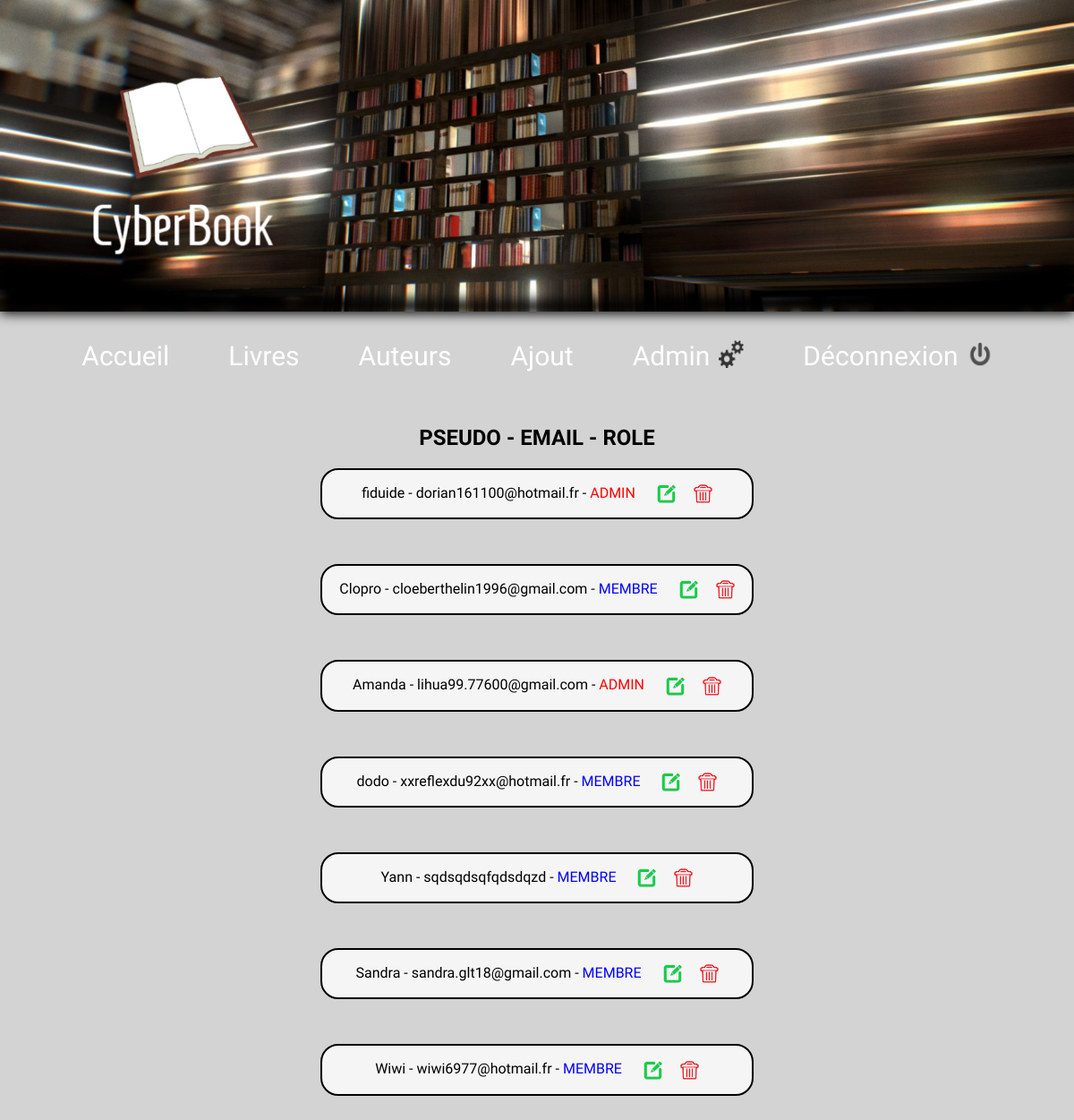
The page /modifCompte.php (signed in) on the database as committed earlier.
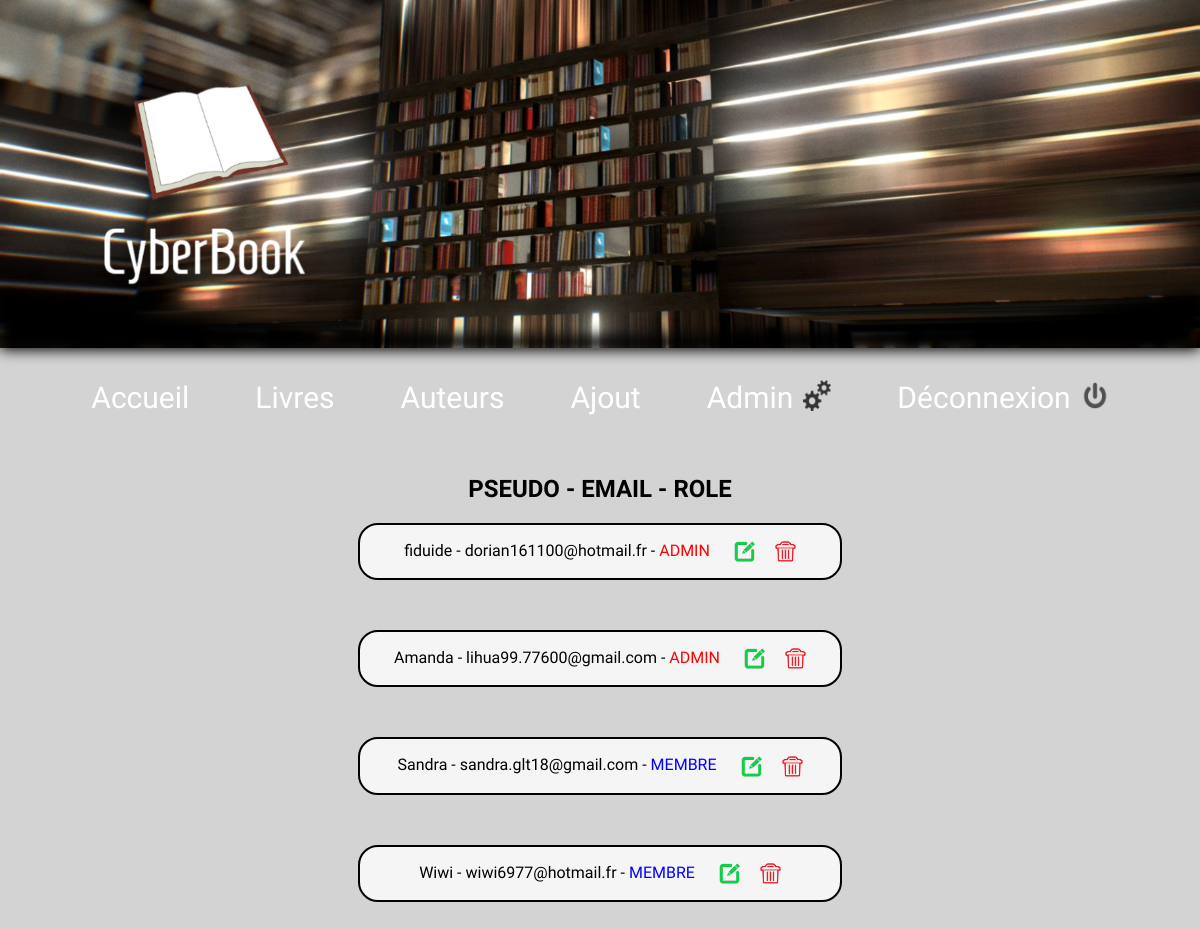
The same page on the database as committed later.
### tables this page shows
CREATE TABLE IF NOT EXISTS `visiteurs` (
  `ID` int(11) NOT NULL AUTO_INCREMENT,
  `pseudo` varchar(100) NOT NULL,
  `email` varchar(255) NOT NULL,
  `mdp` varchar(25) NOT NULL,
  `rôle` varchar(10) NOT NULL,
  PRIMARY KEY (`ID`)
);

### src/modifCompte.php (the view, shortened to what this page needs)
<?php
if(empty($_SESSION['group'])){
    $_SESSION['group'] = 'visiteur';
}else{
    if($_SESSION['group'] != 'admin'){
        echo '<h1 style="text-align:center; color: red;">Vous devez être connecté en tant qu\'administrateur pour accéder à cette page</h1>';
    }else{
?>
<!DOCTYPE html>
<html lang="fr">
<head>
    <link rel="stylesheet" type="text/css" href="css/style_gestionCompte.css">
    <link rel="stylesheet" type="text/css" href="css/style_modifCompte.css">
</head>
<header>
    <?php include "bdd.php";
    include "header.php";    ?>
</header>
<body>
<br>
<br>
<br>
    <?php
        $visiteurs = $bdd->query('SELECT * FROM visiteurs');
    ?>
    <section class="contener">
        <h1>PSEUDO - EMAIL - ROLE</h1>
        <?php
        foreach($visiteurs as $visiteur){
            echo "<section class='compte';><p style='text-align:center'>".$visiteur['pseudo']."";
            echo " - " .$visiteur['email']." - ";
            if($visiteur['rôle'] == "admin"){
            echo "<span style='color: red; text-transform : uppercase;'>".$visiteur['rôle']."</span>";
            }else{
                echo "<span style='color: blue; text-transform : uppercase; '>".$visiteur['rôle']."</span>";
            }
            ?>
                <a href="ModifCompteID.php?ID=<?= ($visiteur['ID']) ?>"><img class="imgMo" src="img/modif.png"></a><a href="delCompte.php?ID=<?= ($visiteur['ID']) ?>" onclick="return verifDelCompte();"><img class="imgMo" src="img/supp.png"></a></p></section>
        <?php
        }
        ?>
    </section>
</body>
</html>
<?php
}
}
?>

### src/header.php (shortened to what this page needs)
   <header style="margin-bottom: 10px;">
	<div class="header">
		<img class="logo" src="img/logo.png" >
		<div class="header_mask">
			<svg width="100%" height="100%" viewBox="0 0 100 100" preserveAspectRatio="none">
				<path d="M0 100 L 0 0 C 25 100 75 100 100 0 L 100 100" fill="black" ></path>
			</svg>
		</div>
		<nav class="menu">
			<ul>
				<li><a href="index.php">Accueil</a></li>
				<li><a href="ListeL.php">Livres</a></li>
				<li><a href="Auteur.php">Auteurs</a></li>
				<?php
				if( !empty($_SESSION['group']) && $_SESSION['group'] == "admin" ){
				?>
					<li><a href="#">Ajout</a>
					</li>
					<li><a href="admin.php"><img class="img_menu" src="img/engrenage.png"/>Admin</a></li>
					<li><a href="deco.php">Déconnexion<img class="img_menu2" src="img/deco.png"/></a></li>
				<?php
				}else if(!empty($_SESSION['group']) &&  $_SESSION['group'] == "membre" ){
					?>
					<li><a href="#">Ajout</a>
						<ul class="submenu">
							<li><a href="AjoutL.php">Livre</a></li>
							<li><a href="AjoutA.php">Auteur</a></li>
							<li><a href="Ajout_G.php">Genre</a></li>
							<li><a href="Ajout_Edi.php">Editeur</a></li>
							<li><a href="Ajout_Langue.php">Langue</a></li>
						</ul>
					</li>
					<li><a href="user_Compte.php">Mon compte</a>
						<ul class="submenu">
								<li><a href="panier_M.php">Panier de réservation</a></li>
								<li><a href="reservation.php">Mes réservation</a></li>
						</ul>
					</li>
					<li><a href="deco.php">Déconnexion<img class="img_menu2" src="img/deco.png"/></a></li>
				<?php
					}else{
						?>
						<li><a href="connexion.php" title="Pour ajouter de nouveau livre vous devez être connecté">Connexion</a></li>
						<?php
					}
				 ?>
			</ul>
		</nav>
	</div>
</header>
<br>
<br>

### src/css/style_gestionCompte.css (style rules this page uses)
.compte { border: solid 2px; background-color: whitesmoke; width: 30em; margin:auto; margin-bottom: 50px; border-radius: 20px 20px 20px 20px; }
.contener { text-align:center; display: flex; flex-direction: column; }
a { text-decoration: none; }

### src/css/style_modifCompte.css (style rules this page uses)
.imgMo { vertical-align: middle; width: 21px; height: 21px; margin-left: 20px; }

### src/header.php (style rules this page uses)
.header { height: 350px; width: 100%; position: relative; }
.logo { width: 100%; height:99.5%; position: relative; }
.header_mask { position: absolute; bottom: 0; background: 0 0; height: 60px; width: 100%; -webkit-filter: blur(7px); }
nav { width: 100%; display: inline-flex; }
nav > ul { margin: auto; padding: 5px; }
nav > ul::after { content: ""; display: block; clear: both; }
nav > ul > li { float: left; position: relative; }
nav > ul > li > a { padding: 20px 30px; color: #FFF; font-size: 30px; }
nav li { list-style: none; margin: 3px; }
nav a { display: inline-block; text-decoration: none; }
.img_menu { float: right; width: 28px; height: 31px; margin-top: 0%; margin-left: 10px; }
.img_menu2 { float: right; width: 28px; height: 31px; margin-top: 0%; margin-left: 10px; }
body, html { margin: 0 ; padding: 0 ; background-color: #D4D3D3 ; }
* { font-family: 'Homenaje', sans-serif; }

Rows that differ between the two databases and show on the page:
removed visiteurs: pseudo "Clopro", email "cloeberthelin1996@gmail.com", rôle "MEMBRE"
removed visiteurs: pseudo "dodo", email "xxreflexdu92xx@hotmail.fr", rôle "MEMBRE"
removed visiteurs: pseudo "Yann", email "sqdsqdsqfqdsdqzd", rôle "MEMBRE"
